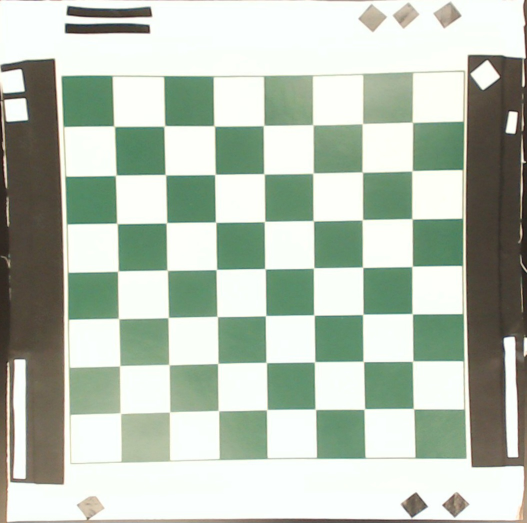
#> input picture query.jpg, 1054 x 1045 px (shown at 1/2 size)
$ jupyter execute --allow-errors arrow_playground.ipynb
#> lines starting #> are read from the running program, lines starting #| are printed output that depends on the picture; after the words box and inside, x2 and y2 are one past the last pixel; in counts of white or black regions, pixels touching at a corner belong together
### chess_homography.py
import numpy as np
import cv2 as cv
from matplotlib import pyplot as plt
import matplotlib
from PIL import Image

MIN_MATCH_COUNT = 4
SQUARE_THRESHOLD = 100000
font_args = dict(
    fontFace=cv.FONT_HERSHEY_SIMPLEX,
    fontScale = 1.5,
    thickness = 4,
    color = (255, 0, 0),
    bottomLeftOrigin=False,
)

# The Function to warp points
def tranform_points(query, setting, query_pts=None, plot:bool=True, k:int=2):
    # STEP 1. Initiate SIFT detector
    sift = cv.SIFT_create()

    # STEP 2. : Calculate descriptors (feature vectors)
    kp1, des1 = sift.detectAndCompute(query,None)
    kp2, des2 = sift.detectAndCompute(setting,None)
    if isinstance(des1, type(None)) or len(des1) <= k or isinstance(des2, type(None)) or len(des2)<=k:
        return False, None, None

    # Step 3. Matching descriptor vectors using FLANN matcher
    FLANN_INDEX_KDTREE = 1
    index_params = dict(algorithm = FLANN_INDEX_KDTREE, trees = 5)
    search_params = dict(checks = 50)
    flann = cv.FlannBasedMatcher(index_params, search_params)
    matches = flann.knnMatch(des1,des2,k=k)

    # store all the good matches as per Lowe's ratio test.
    good = []
    for m,n in matches:
        if m.distance < 0.7*n.distance:
            good.append(m)

    # Step 4. Draw only good features that the distance (between matched points) is smaller than a threshold
    if plot:
        plt.figure(figsize=(20, 10))
        img3 = cv.drawMatches(query,kp1,setting,kp2,good,None, flags = 2)
        plt.imshow(img3, 'gray'),plt.show()

    if len(good)>MIN_MATCH_COUNT:
        # Step 5. Localize the Object
        src_pts = np.float32([ kp1[m.queryIdx].pt for m in good ]).reshape(-1,1,2)
        dst_pts = np.float32([ kp2[m.trainIdx].pt for m in good ]).reshape(-1,1,2)

        # Step 6. Find Homography
        M, mask = cv.findHomography(src_pts, dst_pts, cv.RANSAC,5.0)
        matchesMask = mask.ravel().tolist()
        if np.sum(mask) < MIN_MATCH_COUNT:
            print( "Not enough good matches are found - {}/{}".format(np.sum(mask), MIN_MATCH_COUNT) )
            return False, None, None
        h,w = query.shape[:2]
        if isinstance(M, type(None)):
            print("No Homography was found")
            return False, None, None

        # Step 7. Get the four corners of the object to be detected from theimage_1
        if isinstance(query_pts, type(None)):
            pts1 = np.float32([ [0,0],[0,h-1],[w-1,h-1],[w-1,0] ]).reshape(-1,1,2)
        else:
            pts1 = np.float32(query_pts).reshape(-1,1,2)

        # Step 8. Using homography to transform corner points
        pts2 = cv.perspectiveTransform(pts1,M)

        # Step 9. Draw mapped corners in the second image
        setting = cv.polylines(setting,[np.int32(pts2)],True,(255, 0, 0),1, cv.LINE_AA)

        # Plotting Final Result
        if plot:
            plt.figure(figsize=(20, 10))
            img3 = cv.drawMatches(query,kp1,setting,kp2,good,None, matchesMask=matchesMask, flags = 2)
            plt.imshow(img3, 'gray')
            plt.show()
    else:
        print( "Not enough matches are found - {}/{}".format(len(good), MIN_MATCH_COUNT) )
        return False, None, None

    return True, pts1, pts2

# Shows the chess position labels, not piece positions
# [93 lines left out: functions show_board_labels, get_red_n_blue, get_occupancy, get_board, not called in this run]
    # [33 lines of commented-out code are left out]
castle_sets = [
    ((['e1'], ['g1']), set(['e1', 'h1']), set(['g1', 'f1'])),
    ((['e1'], ['b1']), set(['e1', 'a1']), set(['b1', 'c1'])),
    ((['e1'], ['c1']), set(['e1', 'a1']), set(['c1', 'd1'])),
    ((['e8'], ['g8']), set(['e8', 'h8']), set(['g8', 'f8'])),
    ((['e8'], ['b8']), set(['e8', 'a8']), set(['b8', 'c8'])),
    ((['e8'], ['c8']), set(['e8', 'a8']), set(['c8', 'd8'])),
]

# [27 lines left out: functions check_castle, get_move, not called in this run]

# Get the centers of each square of the chessboard
def get_centers(img, patttern_size:tuple=(8,8), return_corners:bool=True, plot:bool=False):
    assert not isinstance(img, type(None)) # confirm that there is an image
    # Differentiate between chessboard size, chessboard find corners, and chesboard corners
    search_pattern = (patttern_size[0]-1, patttern_size[1]-1)

    # Copy image to draw
    img = img.copy()

    # Get the inner corners with built in function
    ret, corners = cv.findChessboardCorners(img, search_pattern, None)

    ########################################################################################################
    # Get the outer corners
    ########################################################################################################
    corners_reshaped = corners.reshape(*search_pattern,2) # Reshape matrix for easy point acccessing
    # Get average spacing between corners
    x_diff = (corners_reshaped[0,:,0] - corners_reshaped[-1,:,0])/(search_pattern[0]-1)
    y_diff = (corners_reshaped[0,:,1] - corners_reshaped[-1,:,1])/(search_pattern[1]-1)
    diff = np.append(np.expand_dims(x_diff, 0), np.expand_dims(y_diff, 0), axis=0).T

    # Get left and right set of outer corners
    left = corners_reshaped[-1,:,:] - diff
    right = corners_reshaped[0,:,:] + diff

    # Add left and right to corners reshaped so that we can get the four outermost corners
    corners_reshaped = np.append(np.expand_dims(right, 0), corners_reshaped, 0)
    corners_reshaped = np.append(corners_reshaped, np.expand_dims(left, 0), 0)
    corners = corners_reshaped.reshape(-1, 1, 2)

    # Get average spacing between corners
    x_diff = (corners_reshaped[:,-1,0] - corners_reshaped[:,0,0])/(search_pattern[0]-1)
    y_diff = (corners_reshaped[:,-1,1] - corners_reshaped[:,0,1])/(search_pattern[1]-1)
    diff = np.append(np.expand_dims(x_diff, 0), np.expand_dims(y_diff, 0), axis=0).T

    # Get top and bottom rows of outer corners
    top = corners_reshaped[:,0,:] - diff
    bottom = corners_reshaped[:,-1,:] + diff

    # Add top and bottom to corners reshaped so that we can get the four outermost corners
    corners_reshaped = corners_reshaped.transpose(1, 0, 2)
    corners_reshaped = np.append(np.expand_dims(top, 0), corners_reshaped, 0)
    corners_reshaped = np.append(corners_reshaped, np.expand_dims(bottom, 0), 0)
    corners_reshaped = corners_reshaped.transpose(1, 0, 2)

    # Convert corners reshaped into original format
    corners = corners_reshaped.reshape(-1, 1, 2)
    ########################################################################################################
    # Convert Corners to Centers
    ########################################################################################################
    centers = []
    for i in range(patttern_size[0]):
        for j in range(patttern_size[1]):
            centers.append(np.mean(corners_reshaped[i:i+2, j:j+2, :].reshape(-1, 2), axis=0))
    centers = np.array(centers).reshape(-1, 1, 2)

    ########################################################################################################
    # Plot image and return
    ########################################################################################################

    if return_corners:
        if ret and plot:
            crnr_pattern = (patttern_size[0]+1, patttern_size[1]+1)
            cv.drawChessboardCorners(img, patttern_size, centers, ret)
            cv.drawChessboardCorners(img, crnr_pattern, corners, ret)
            plt.imshow(img)
        return (centers, corners) if ret else (None, None)
    if ret and plot:
        cv.drawChessboardCorners(img, patttern_size, centers, ret)
        plt.imshow(img)
    return centers if ret else None

### arrow.py
import cv2 as cv
import numpy as np
from chess_homography import get_centers, tranform_points, get_red_n_blue
from ultralytics import YOLO

class Chess_Arrow:
    def __init__(self):
        self.query = cv.imread('query.jpg')
        self.centers, self.corners = get_centers(self.query, plot=False, return_corners=True)
        self.letters = {
            'a': 0,
            'b': 1,
            'c': 2,
            'd': 3,
            'e': 4,
            'f': 5,
            'g': 6,
            'h': 7
        }
        self.model = YOLO('best.pt')


    # [72 lines left out: functions get_arrow, get_masked, get_bounded, not called in this run]

### arrow_playground.ipynb
[cell 1]
import cv2 as cv
import numpy as np

from chess_homography import get_centers, get_board, get_move, tranform_points

query = cv.imread('query.jpg')
#> query is the input picture: shape (1045, 1054, 3); mean B, G, R 178.8, 192.6, 182.2
reference = cv.imread('arrow_test.jpg')
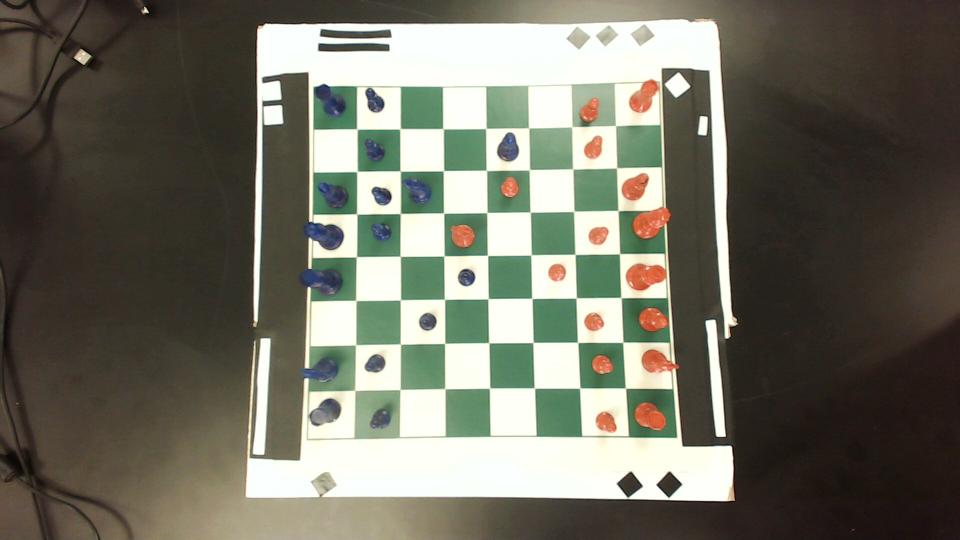
#> input picture arrow_test.jpg, 1920 x 1080 px (shown at 1/2 size)
#> reference is the input picture: shape (1080, 1920, 3); mean B, G, R 99.1, 112.1, 113.1

centers, corners = get_centers(query, plot=False, return_corners=True)
#> in get_centers, `ret, corners = cv.findChessboardCorners(img, search_pattern, None)`: ret = True; corners = 49 rows, first 8: [825, 245], [825, 341], [824.5, 437.5], [825.5, 533.5], [824.5, 628.5], [826.5, 723], [827, 818], [723.5, 245.4]
#> in get_centers, `x_diff = (corners_reshaped[0,:,0] - corners_reshaped[-1,:,0])/(search_..`: x_diff = [99.42, 98.83, 98.42, 98, 97.92, 97.51, 97.67]
#> in get_centers, `y_diff = (corners_reshaped[0,:,1] - corners_reshaped[-1,:,1])/(search_..`: y_diff = [-1.25, -1.67, -1.67, -1.58, -1.58, -1.7, -1.75]
#> in get_centers, `diff = np.append(np.expand_dims(x_diff, 0), np.expand_dims(y_diff, 0),..`: diff = [[99.42, -1.25], [98.83, -1.67], [98.42, -1.67], [98, -1.58], [97.92, -1.58], [97.51, -1.7], [97.67, -1.75]]
#> in get_centers, `left = corners_reshaped[-1,:,:] - diff`: left = [[129.1, 253.8], [133.2, 352.7], [135.6, 449.2], [139.5, 544.6], [139.1, 639.6], [143.9, 734.9], [143.3, 830.2]]
#> in get_centers, `right = corners_reshaped[0,:,:] + diff`: right = [[924.4, 243.8], [923.8, 339.3], [922.9, 435.8], [923.5, 531.9], [922.4, 626.9], [924, 721.3], [924.7, 816.2]]
#> in get_centers, `corners = corners_reshaped.reshape(-1, 1, 2)`: corners = 63 rows, first 8: [924.4, 243.8], [923.8, 339.3], [922.9, 435.8], [923.5, 531.9], [922.4, 626.9], [924, 721.3], [924.7, 816.2], [825, 245]
#> in get_centers, `x_diff = (corners_reshaped[:,-1,0] - corners_reshaped[:,0,0])/(search_..`: x_diff = [0.0417, 0.333, 0.915, 0.801, 1.83, 1.23, 1.67, 2.08, 2.38]
#> in get_centers, `y_diff = (corners_reshaped[:,-1,1] - corners_reshaped[:,0,1])/(search_..`: y_diff = [95.42, 95.5, 95.43, 94.99, 94.25, 94.11, 95.42, 96, 96.08]
#> in get_centers, `diff = np.append(np.expand_dims(x_diff, 0), np.expand_dims(y_diff, 0),..`: diff = [[0.0417, 95.42], [0.333, 95.5], [0.915, 95.43], [0.801, 94.99], [1.83, 94.25], [1.23, 94.11], [1.67, 95.42], [2.08, 96], [2.38, 96.08]]
#> in get_centers, `top = corners_reshaped[:,0,:] - diff`: top = [[924.4, 148.3], [824.7, 149.5], [722.6, 150], [625.9, 153.5], [526.2, 157.2], [425.4, 159.2], [327.8, 156.6], [226.4, 156.5], [126.7, 157.7]]
#> in get_centers, `bottom = corners_reshaped[:,-1,:] + diff`: bottom = [[924.7, 911.7], [827.3, 913.5], [729.9, 913.4], [632.3, 913.5], [540.8, 911.2], [435.2, 912.1], [341.2, 919.9], [243.1, 924.5], [145.7, 926.3]]
#> in get_centers, `corners = corners_reshaped.reshape(-1, 1, 2)`: corners = 81 rows, first 8: [924.4, 148.3], [924.4, 243.8], [923.8, 339.3], [922.9, 435.8], [923.5, 531.9], [922.4, 626.9], [924, 721.3], [924.7, 816.2]
#> after the loop in get_centers, `for i in range(patttern_size[0]):`: centers = 64 pairs, first value 177.7 to 875.9, second value 196.6 to 877.4
#> in get_centers, `centers = np.array(centers).reshape(-1, 1, 2)`: centers = 64 rows, first 8: [874.6, 196.6], [874.6, 292.3], [874.1, 388.4], [874.1, 484.7], [874, 580.2], [874.4, 674.9], [875.5, 769.6], [875.9, 864.9]

[cell 2]
centers.shape
centers_ = np.squeeze(centers)
#> centers_ = 64 pairs, first value 177.7 to 875.9, second value 196.6 to 877.4
# Cast centers_ to int


centers_.shape

query_ = query.copy()

for center in centers_:
    cv.circle(query_, (int(center[0]), int(center[1])), 5, (0, 0, 255), -1)
#> this loop made 64 passes
#> center on passes 1 to 12: [874.6, 196.6], [874.6, 292.3], [874.1, 388.4], [874.1, 484.7], [874, 580.2], [874.4, 674.9], [875.5, 769.6], [875.9, 864.9], [773.9, 197.5], [774.3, 294.3], [774.7, 391.2], [775.5, 486.5]
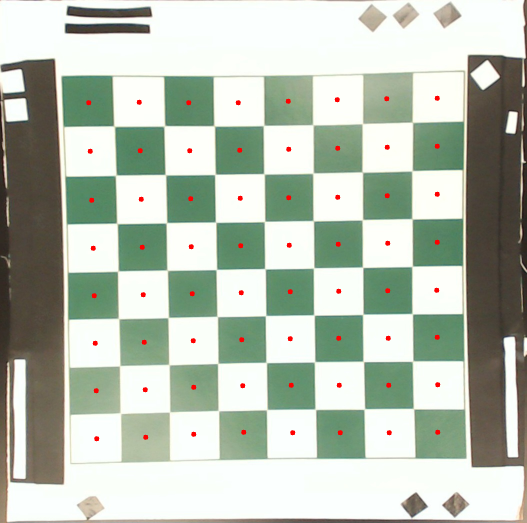
#> query_: shape (1045, 1054, 3) (shown at 1/2 size); 0.47% of pixels changed, all inside (x1, y1, x2, y2) = (172, 191, 881, 883)

cv.imshow('query', query_)
cv.waitKey(0)
cv.destroyAllWindows()

[cell 3]
ref_ = reference.copy()

ret, pts1, pts2 = tranform_points(query, ref_, centers, False)
#> in tranform_points, `kp1, des1 = sift.detectAndCompute(query,None)`: kp1 = 514 keypoints; strongest (x, y, size): (141, 57, 14.9), (973, 152, 27), (143, 22, 14.2), (1019, 686, 16.8)
#> in tranform_points, `kp2, des2 = sift.detectAndCompute(setting,None)`: kp2 = 1187 keypoints; strongest (x, y, size): (1339, 966, 24.9), (1259, 966, 24.9), (1417, 950, 73), (291, 21, 6.7)
#> in tranform_points, `matches = flann.knnMatch(des1,des2,k=k)`: matches = 514 matches
#> after the loop in tranform_points, `for m,n in matches:`: good = 111 matches
#> in tranform_points, `src_pts = np.float32([ kp1[m.queryIdx].pt for m in good ]).reshape(-1,..`: src_pts = 111 rows, first 8: [14.95, 406.5], [16.14, 445.4], [16.16, 728.1], [22.49, 971.9], [26.32, 960.2], [30.16, 953], [30.16, 953], [35.89, 147.6]
#> in tranform_points, `dst_pts = np.float32([ kp2[m.trainIdx].pt for m in good ]).reshape(-1,..`: dst_pts = 111 rows, first 8: [511.5, 637.2], [511.5, 637.2], [509.2, 684.7], [500.9, 923.3], [506.4, 912.4], [509.3, 904.8], [509.3, 904.8], [553.5, 168.6]
#> in tranform_points, `M, mask = cv.findHomography(src_pts, dst_pts, cv.RANSAC,5.0)`: M = [[0.829, -0.1, 529.5], [-0.00265, 0.806, 47.65], [-1.11e-05, -0.000104, 1]]; mask = 111 values, max 1 at index 2, min 0 at index 0, mean 0.432
#> in tranform_points, `matchesMask = mask.ravel().tolist()`: matchesMask has the same summary as mask
#> in tranform_points, `pts1 = np.float32(query_pts).reshape(-1,1,2)`: pts1 has the same summary as centers in get_centers
#> in tranform_points, `pts2 = cv.perspectiveTransform(pts1,M)`: pts2 = 64 rows, first 8: [1273.3, 210.1], [1276.4, 292.5], [1279.2, 377.1], [1282.6, 463.6], [1285.9, 551.3], [1289.6, 640.2], [1294.2, 730.9], [1298.2, 824.1]
#> in tranform_points, `setting = cv.polylines(setting,[np.int32(pts2)],True,(255, 0, 0),1, cv..`:
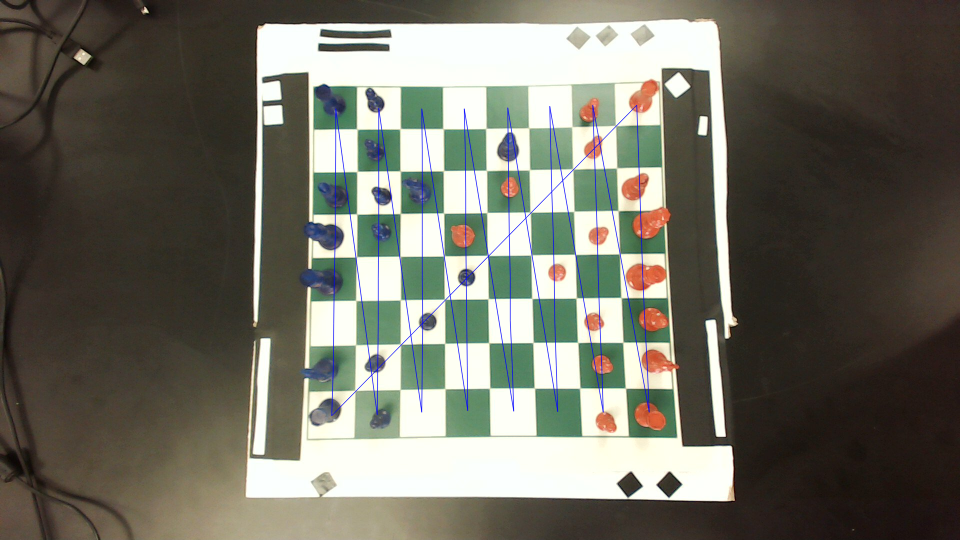
#> setting: shape (1080, 1920, 3) (shown at 1/2 size); 1.39% of pixels changed, all inside (x1, y1, x2, y2) = (662, 210, 1300, 833)
#> ret = True; pts1 has the same summary as centers in get_centers
pts2_ = np.squeeze(pts2)
#> pts2_ = 64 pairs, first value 663.6 to 1298.2, second value 210.1 to 831.5


# [8 lines of commented-out code are left out]

[cell 4]
height, width = query.shape[:2]
#> height = 1045; width = 1054
M, mask = cv.findHomography(pts2, pts1, cv.RANSAC, 5.0)
#> M = [[1.21, 0.0678, -646], [0.00317, 1.25, -61.26], [1.38e-05, 0.000131, 1]]; mask = 64 values from 1 to 1
warped_canvas = cv.warpPerspective(reference, M, (width, height))
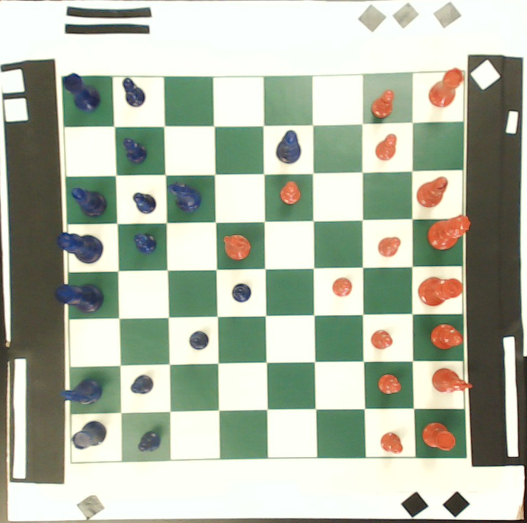
#> warped_canvas: shape (1045, 1054, 3) (shown at 1/2 size); mean B, G, R 167.3, 184, 176.7

cv.imshow('warped_canvas', warped_canvas)
cv.waitKey(0)

cv.destroyAllWindows()

[cell 5]
letters = {'a': 0, 'b': 1, 'c': 2, 'd': 3, 'e': 4, 'f': 5, 'g': 6, 'h': 7}

move = "e5f7"

start = (letters[move[0]], 8 - (int(move[1])))
end = (letters[move[2]], 8 - (int(move[3])))

start = (start[1], start[0])
end = (end[1], end[0])

start_in_ref = (pts2_[start[0] * 8 + start[1]][0], pts2_[start[0] * 8 + start[1]][1])
#> start_in_ref = (1020.3, 553.7)
end_in_ref = (pts2_[end[0] * 8 + end[1]][0], pts2_[end[0] * 8 + end[1]][1])
#> end_in_ref = (1199.7, 640.9)

# Draw line in reference
ref__ = reference.copy()

cv.arrowedLine(ref__, (int(start_in_ref[0]), int(start_in_ref[1])), (int(end_in_ref[0]), int(end_in_ref[1])), (0, 0, 255), 5)
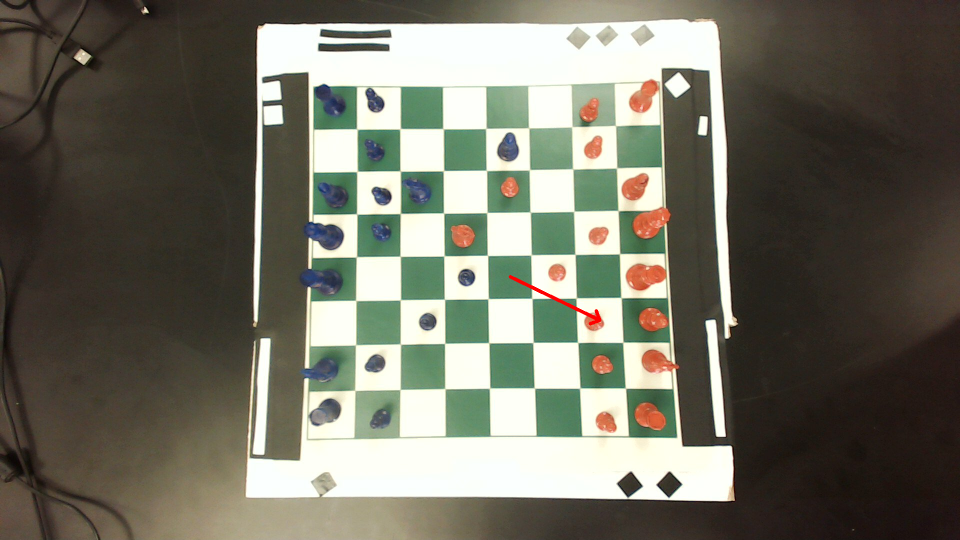
#> ref__: shape (1080, 1920, 3) (shown at 1/2 size); 0.08% of pixels changed, all inside (x1, y1, x2, y2) = (1017, 550, 1203, 651)

cv.imshow('ref__', ref__)
cv.waitKey(0)
cv.destroyAllWindows()

[cell 6]
cv.destroyAllWindows()

[cell 7]
cv.imshow('query', query)
cv.imshow('reference', reference)

cv.waitKey(0)
cv.destroyAllWindows()

[cell 8]
from arrow import Chess_Arrow

#> (the rest of this cell did not finish here and is left out)

#> in get_centers (call 2), `ret, corners = cv.findChessboardCorners(img, search_pattern, None)`: corners = 49 rows, first 8: [825, 245], [825, 341], [824.5, 437.5], [825.5, 533.5], [824.5, 628.5], [826.5, 723], [827, 818], [723.5, 245.4]
#> in get_centers (call 2), `corners = corners_reshaped.reshape(-1, 1, 2)`: corners = 63 rows, first 8: [924.4, 243.8], [923.8, 339.3], [922.9, 435.8], [923.5, 531.9], [922.4, 626.9], [924, 721.3], [924.7, 816.2], [825, 245]
#> in get_centers (call 2), `corners = corners_reshaped.reshape(-1, 1, 2)`: corners = 81 rows, first 8: [924.4, 148.3], [924.4, 243.8], [923.8, 339.3], [922.9, 435.8], [923.5, 531.9], [922.4, 626.9], [924, 721.3], [924.7, 816.2]
#> in __init__, `self.centers, self.corners = get_centers(self.query, plot=False, retur..`: self.centers has the same summary as centers in get_centers; self.corners has the same summary as corners in get_centers
ar.__init__()

move = 'a5f8'

blue = True

cv.imshow('arrow', ar.get_arrow(reference, move, blue))
cv.waitKey(0)
cv.destroyAllWindows()
